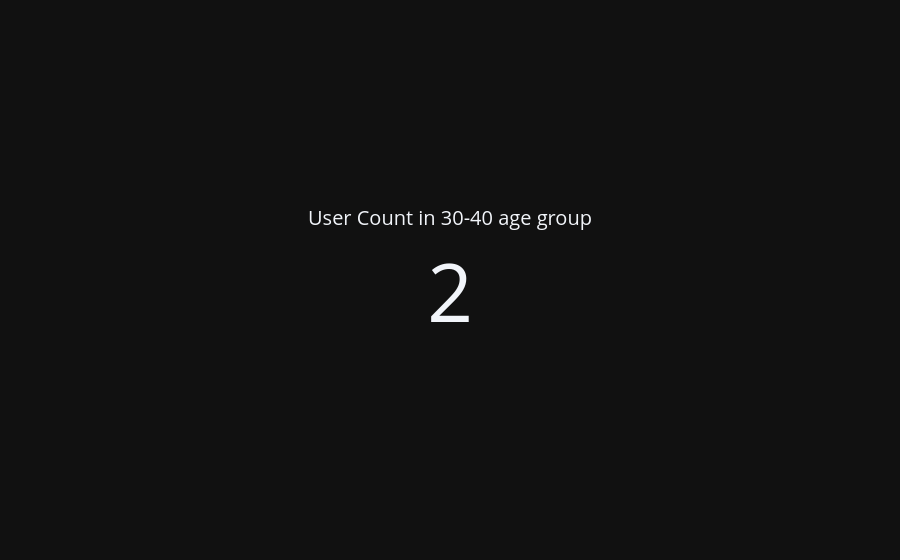

This figure's notebook cell:
### Code cell
vn.ask('统计一下各年龄段的用户数量')

### Figure 1 — Plotly figure (JSON) as saved in the notebook; plotly's stock layout.template omitted (floating-point values rounded to 4 significant figures)
{"data": [{"mode": "number", "title": {"text": "User Count in 30-40 age group"}, "type": "indicator", "value": 2}], "layout": {}}
